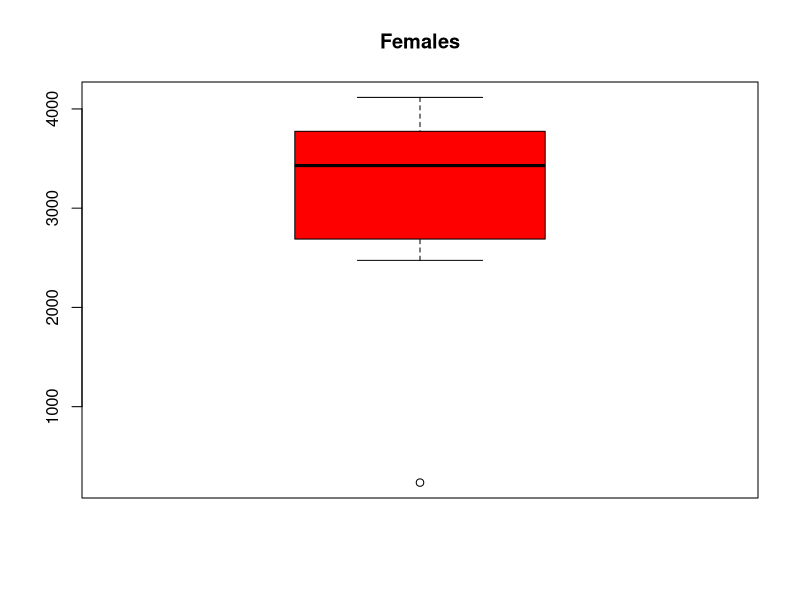
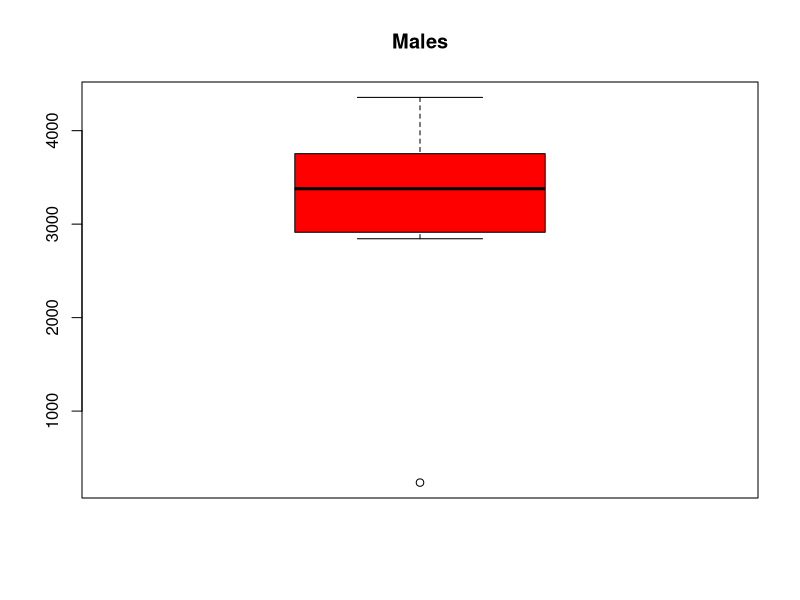
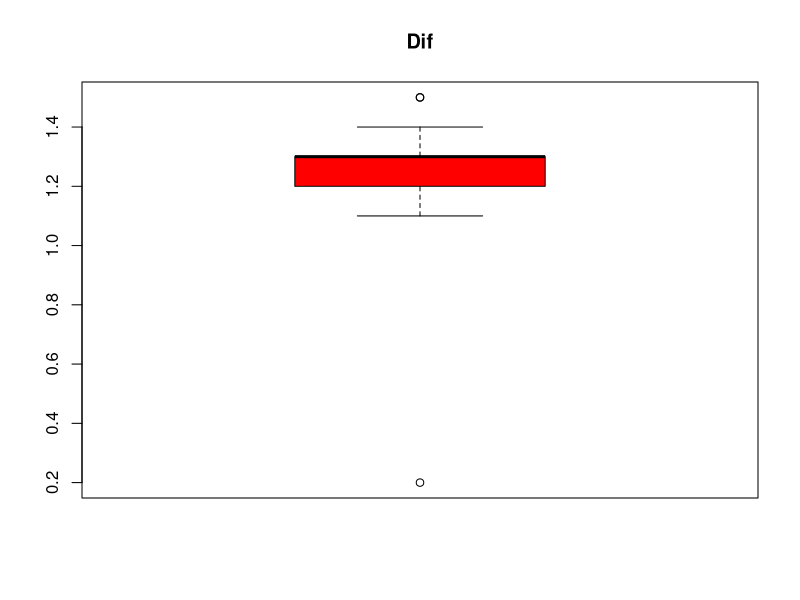

The R source for these figures, in order:
#E1.1
x <- c(2474, 2547, 2830, 3219, 3429, 3448, 3677, 3872, 4001, 4116)
mean(x)    
var(x)
sd(x)
summary(x)
median(x)
boxplot(c(x, 235), col="red", main="Females")
y <- c(2844, 2863, 2963, 3239,3379, 3449, 3582, 3926, 4151, 4356)
mean(y)
var(y)
sd(y)
summary(y)
boxplot(c(y, 235), col="red", main="Males")
#E1.2
Total <- c(34, 28, 43, 42, 39, 33, 32)
median(Total)
summary(Total
        )
#The textbook might have misconstrued John Tukey's method of computing "hinges" (aka "fourths"). The difference is that when splitting the dataset around the median, he includes the median in both halves. That would produce 9.5 and 28 for the example dataset
#E1.3
Before <- c(9.1, 8.0, 7.7, 10, 9.6,7.9,9, 7.1, 8.3, 9.6, 8.2, 9.2, 7.3, 8.5, 9.5)
After <- c(8.2, 6.4, 6.6, 8.5, 8, 5.8, 7.8, 7.2, 6.7, 9.8, 7.1, 7.7, 6, 6.6, 8.4)
median(Before)
median(After)
sd(Before)
sd(After)
# Use cov() with DAX_logreturns and FTSE_logreturns
cov(Before, After)

# Use cor() with DAX_logreturns and FTSE_logreturns
cor(Before, After)

Before <- c(sort(Before))
After <- c(sort(After))

Dif <- Before - After

summary(Dif)
sd(Dif)
boxplot(c(Dif, 1.5), col="red", main="Dif")

#E2.1
#b
## P(X <= 5)
pbinom(5,10,0.6)

## P(X < 5)
pbinom(4,10,0.6)

## P(X > 4)
1 - pbinom(4,10,0.6)

## P(X = 5)
pbinom(5,10,0.6) - pbinom(4,10,0.6)

#d
## P(X <= 5))
ppois(5,3)

## P(X < 5)
ppois(4,3)

## P(X > 4)
1 - ppois(4,3)

## P(X = 5)
ppois(5,3) - ppois(4,3)


#2.4 
#a

#2.5
#a
1 - phyper(0,3,2,30) # ? 

#b 
#We can use the pdf or cdf in R. For p1:
dbinom(x=0, size=10, prob=0.01)

pbinom(q=0, size=10, prob=0.01)

#2.7
#a 
1 - ppois(q=5, lambda=1.6)

#b
ppois(q=8, lambda=8)

#2.8
#a 
1- ppois(q=19, lambda=15)

#b
ppois(q=22:26, lambda=15)